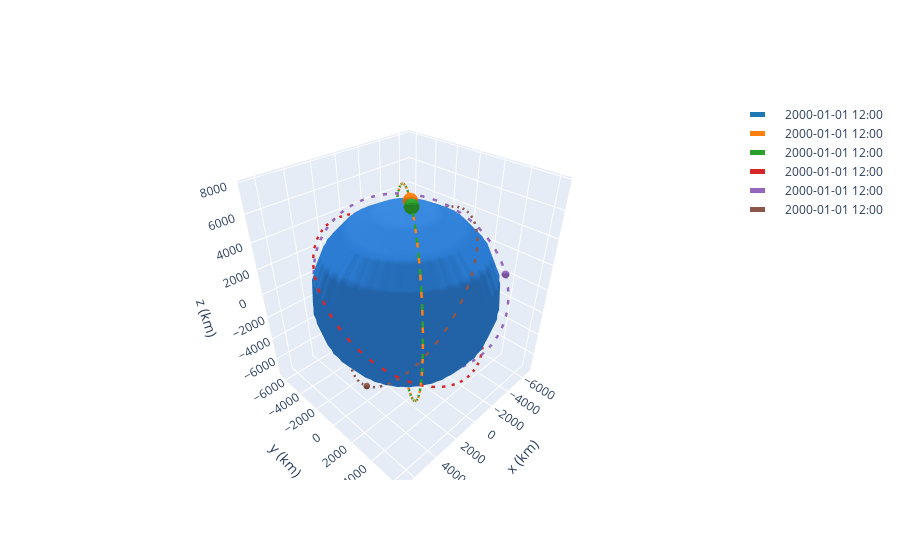

The cell this chart's notebook holds for it:
### Code cell
frame = OrbitPlotter3D()
frame.plot(orbA)
frame.plot(orbB)
frame.plot(orbC)
frame.plot(orbD)
frame.plot(orbE)
frame.plot(orbO)

### Figure 1 — Plotly figure (JSON) as saved in the notebook; plotly's stock layout.template omitted (floating-point values rounded to 4 significant figures; data arrays with more than 128 entries replaced by an {"elided": "..."} marker saying what was removed)
{"data": [{"cauto": false, "cmax": 1, "cmin": 1, "colorscale": [[0, "#2a7bd1"], [1, "#2a7bd1"]], "name": "Earth", "showscale": false, "type": "surface", "x": {"elided": "20x20 float values"}, "y": {"elided": "20x20 float values"}, "z": {"elided": "20x20 float values"}}, {"line": {"color": "rgb(31, 119, 180)", "dash": "dash", "width": 5}, "mode": "lines", "name": "2000-01-01 12:00", "type": "scatter3d", "x": {"elided": "150 float values"}, "y": {"elided": "150 float values"}, "z": {"elided": "150 float values"}}, {"cauto": false, "cmax": 1, "cmin": 1, "colorscale": [[0, "rgb(31, 119, 180)"], [1, "rgb(31, 119, 180)"]], "name": "2000-01-01 12:00", "showscale": false, "type": "surface", "x": {"elided": "20x20 float values"}, "y": {"elided": "20x20 float values"}, "z": {"elided": "20x20 float values"}}, {"cauto": false, "cmax": 1, "cmin": 1, "colorscale": [[0, "#2a7bd1"], [1, "#2a7bd1"]], "name": "Earth", "showscale": false, "type": "surface", "x": {"elided": "20x20 float values"}, "y": {"elided": "20x20 float values"}, "z": {"elided": "20x20 float values"}}, {"cauto": false, "cmax": 1, "cmin": 1, "colorscale": [[0, "#2a7bd1"], [1, "#2a7bd1"]], "name": "Earth", "showscale": false, "type": "surface", "x": {"elided": "20x20 float values"}, "y": {"elided": "20x20 float values"}, "z": {"elided": "20x20 float values"}}, {"line": {"color": "rgb(255, 127, 14)", "dash": "dash", "width": 5}, "mode": "lines", "name": "2000-01-01 12:00", "type": "scatter3d", "x": {"elided": "150 float values"}, "y": {"elided": "150 float values"}, "z": {"elided": "150 float values"}}, {"cauto": false, "cmax": 1, "cmin": 1, "colorscale": [[0, "rgb(255, 127, 14)"], [1, "rgb(255, 127, 14)"]], "name": "2000-01-01 12:00", "showscale": false, "type": "surface", "x": {"elided": "20x20 float values"}, "y": {"elided": "20x20 float values"}, "z": {"elided": "20x20 float values"}}, {"cauto": false, "cmax": 1, "cmin": 1, "colorscale": [[0, "#2a7bd1"], [1, "#2a7bd1"]], "name": "Earth", "showscale": false, "type": "surface", "x": {"elided": "20x20 float values"}, "y": {"elided": "20x20 float values"}, "z": {"elided": "20x20 float values"}}, {"cauto": false, "cmax": 1, "cmin": 1, "colorscale": [[0, "#2a7bd1"], [1, "#2a7bd1"]], "name": "Earth", "showscale": false, "type": "surface", "x": {"elided": "20x20 float values"}, "y": {"elided": "20x20 float values"}, "z": {"elided": "20x20 float values"}}, {"line": {"color": "rgb(44, 160, 44)", "dash": "dash", "width": 5}, "mode": "lines", "name": "2000-01-01 12:00", "type": "scatter3d", "x": {"elided": "150 float values"}, "y": {"elided": "150 float values"}, "z": {"elided": "150 float values"}}, {"cauto": false, "cmax": 1, "cmin": 1, "colorscale": [[0, "rgb(44, 160, 44)"], [1, "rgb(44, 160, 44)"]], "name": "2000-01-01 12:00", "showscale": false, "type": "surface", "x": {"elided": "20x20 float values"}, "y": {"elided": "20x20 float values"}, "z": {"elided": "20x20 float values"}}, {"cauto": false, "cmax": 1, "cmin": 1, "colorscale": [[0, "#2a7bd1"], [1, "#2a7bd1"]], "name": "Earth", "showscale": false, "type": "surface", "x": {"elided": "20x20 float values"}, "y": {"elided": "20x20 float values"}, "z": {"elided": "20x20 float values"}}, {"cauto": false, "cmax": 1, "cmin": 1, "colorscale": [[0, "#2a7bd1"], [1, "#2a7bd1"]], "name": "Earth", "showscale": false, "type": "surface", "x": {"elided": "20x20 float values"}, "y": {"elided": "20x20 float values"}, "z": {"elided": "20x20 float values"}}, {"line": {"color": "rgb(214, 39, 40)", "dash": "dash", "width": 5}, "mode": "lines", "name": "2000-01-01 12:00", "type": "scatter3d", "x": {"elided": "150 float values"}, "y": {"elided": "150 float values"}, "z": {"elided": "150 float values"}}, {"cauto": false, "cmax": 1, "cmin": 1, "colorscale": [[0, "rgb(214, 39, 40)"], [1, "rgb(214, 39, 40)"]], "name": "2000-01-01 12:00", "showscale": false, "type": "surface", "x": {"elided": "20x20 float values"}, "y": {"elided": "20x20 float values"}, "z": {"elided": "20x20 float values"}}, {"cauto": false, "cmax": 1, "cmin": 1, "colorscale": [[0, "#2a7bd1"], [1, "#2a7bd1"]], "name": "Earth", "showscale": false, "type": "surface", "x": {"elided": "20x20 float values"}, "y": {"elided": "20x20 float values"}, "z": {"elided": "20x20 float values"}}, {"cauto": false, "cmax": 1, "cmin": 1, "colorscale": [[0, "#2a7bd1"], [1, "#2a7bd1"]], "name": "Earth", "showscale": false, "type": "surface", "x": {"elided": "20x20 float values"}, "y": {"elided": "20x20 float values"}, "z": {"elided": "20x20 float values"}}, {"line": {"color": "rgb(148, 103, 189)", "dash": "dash", "width": 5}, "mode": "lines", "name": "2000-01-01 12:00", "type": "scatter3d", "x": {"elided": "150 float values"}, "y": {"elided": "150 float values"}, "z": {"elided": "150 float values"}}, {"cauto": false, "cmax": 1, "cmin": 1, "colorscale": [[0, "rgb(148, 103, 189)"], [1, "rgb(148, 103, 189)"]], "name": "2000-01-01 12:00", "showscale": false, "type": "surface", "x": {"elided": "20x20 float values"}, "y": {"elided": "20x20 float values"}, "z": {"elided": "20x20 float values"}}, {"cauto": false, "cmax": 1, "cmin": 1, "colorscale": [[0, "#2a7bd1"], [1, "#2a7bd1"]], "name": "Earth", "showscale": false, "type": "surface", "x": {"elided": "20x20 float values"}, "y": {"elided": "20x20 float values"}, "z": {"elided": "20x20 float values"}}, {"cauto": false, "cmax": 1, "cmin": 1, "colorscale": [[0, "#2a7bd1"], [1, "#2a7bd1"]], "name": "Earth", "showscale": false, "type": "surface", "x": {"elided": "20x20 float values"}, "y": {"elided": "20x20 float values"}, "z": {"elided": "20x20 float values"}}, {"line": {"color": "rgb(140, 86, 75)", "dash": "dash", "width": 5}, "mode": "lines", "name": "2000-01-01 12:00", "type": "scatter3d", "x": {"elided": "150 float values"}, "y": {"elided": "150 float values"}, "z": {"elided": "150 float values"}}, {"cauto": false, "cmax": 1, "cmin": 1, "colorscale": [[0, "rgb(140, 86, 75)"], [1, "rgb(140, 86, 75)"]], "name": "2000-01-01 12:00", "showscale": false, "type": "surface", "x": {"elided": "20x20 float values"}, "y": {"elided": "20x20 float values"}, "z": {"elided": "20x20 float values"}}, {"cauto": false, "cmax": 1, "cmin": 1, "colorscale": [[0, "#2a7bd1"], [1, "#2a7bd1"]], "name": "Earth", "showscale": false, "type": "surface", "x": {"elided": "20x20 float values"}, "y": {"elided": "20x20 float values"}, "z": {"elided": "20x20 float values"}}], "layout": {"autosize": true, "scene": {"aspectmode": "data", "xaxis": {"title": {"text": "x (km)"}}, "yaxis": {"title": {"text": "y (km)"}}, "zaxis": {"title": {"text": "z (km)"}}}}}
